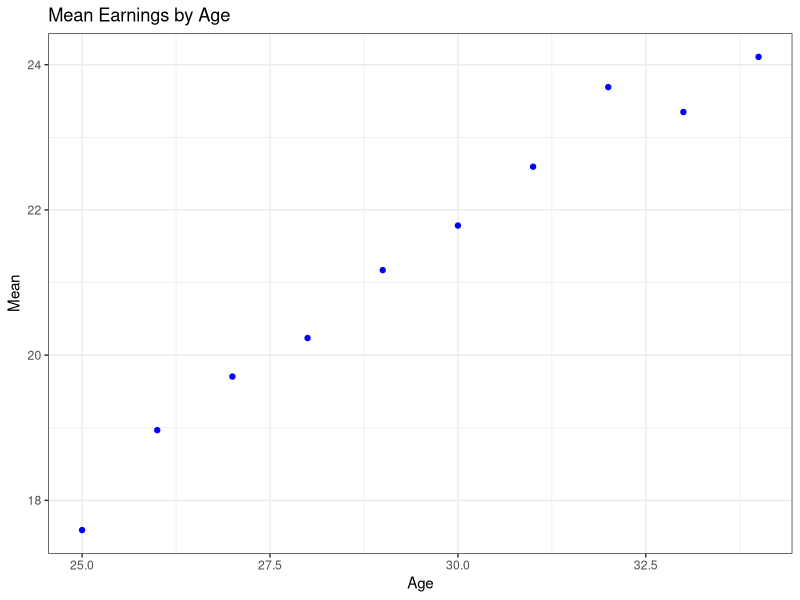
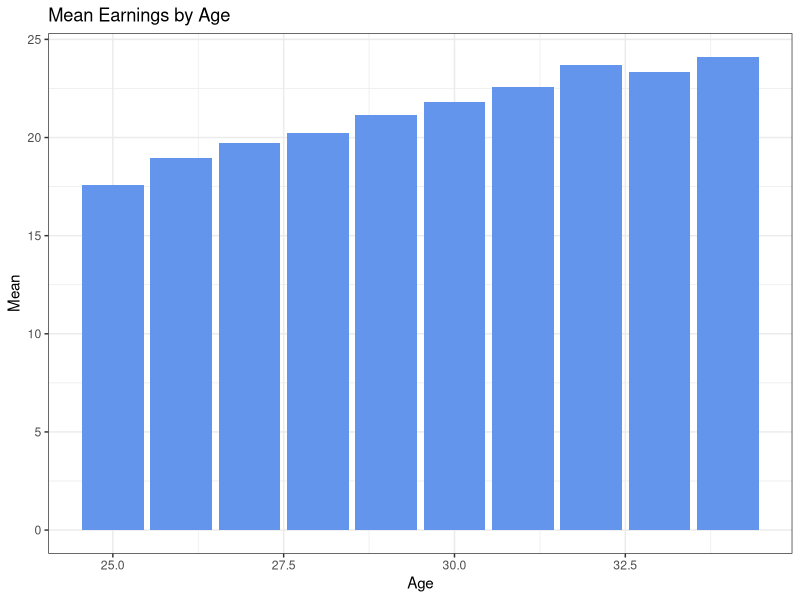
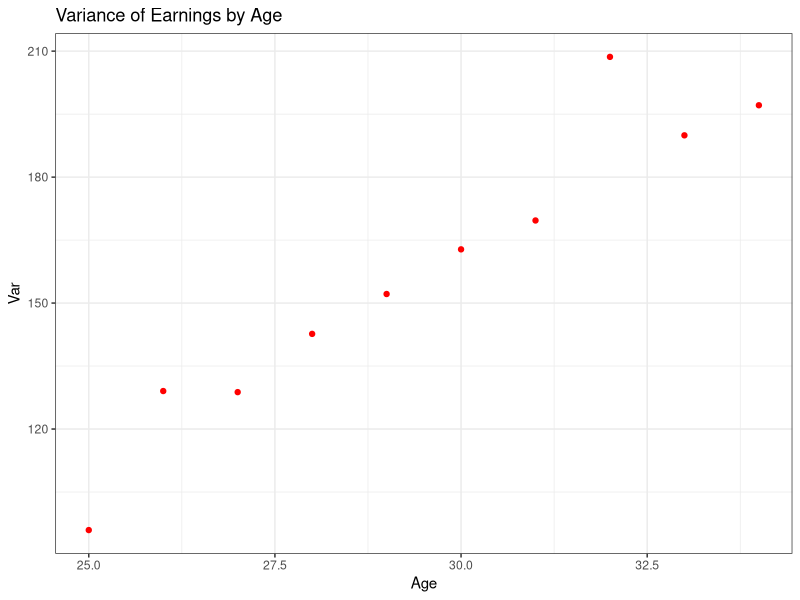

These figures' R source, in order:
# Set directory
# setwd("c:/R/workspace")  # Windows
# setwd("~/R/workspace")   # MacOS

# Load dataset
library(readxl)
df1 <- read_xlsx("Age_HourlyEarnings.xlsx",
                 col_names=TRUE,
                 skip=1,
                 trim_ws=TRUE)
View(df1)

# remove empty columns
df1 <- Filter(function(x)!all(is.na(x)), df1)
View(df1)

# remove empty rows by subsetting with the boolean returned by complete.cases
df1 <- df1[complete.cases(df1), ] 
View(df1)

# save cleaned data
save(df1, file = "Age_HourlyEarnings_clean_wide.RData")


# reshape data from wide to long form
library("tidyr")
df2 <- gather(df1, Age, Probability, -AHE)

# make sure Age is numeric or integer
df2$Age <- as.integer(df2$Age)


# Marginal Distribution
# add up the probabilities by Age

# using data in long format | copy-paste for all ages
sum(df2[df2$Age == 25,]$Probability)
sum(df2[df2$Age == 26,]$Probability)
sum(df2[df2$Age == 27,]$Probability)

# split/apply to compute by Age
sapply(split(df2, df2$Age), function(x) sum(x$Probability))

# using data in wide format is convenient to compute row/column sums:
colSums(df1[,names(df1) != "AHE"])
rowSums(df1[,names(df1) != "AHE"])

# create a spreadsheet with the sums:
d <- df1  # make a copy to preserve original dataframe

# append as column:
d$Total <- rowSums(df1[,names(df1) != "AHE"])

# append as row: add NA to the first column, for alignment
d <- rbind(d, c(NA, colSums(d[,names(d) != "AHE"])))
View(d)

# save data
library("writexl")
write_xlsx(df2, "Age_HourlyEarnings_clean_wide_sums.xlsx")

# define a weighted variance function | there is no way to unbias it because the information about the sample size is not available
weighted.variance <- function(x,w) sum(w*(x-weighted.mean(x,w))^2)/sum(w)

# Compute means by age | with dplyr:
library("dplyr")
df2 %>% group_by(Age) %>%
    summarise(Probability = sum(Probability)) -> df

df2 %>% group_by(Age) %>%
    summarise(Mean = weighted.mean(AHE, Probability)) %>%
    left_join(df, by = "Age") -> df

df2 %>% group_by(Age) %>%
    summarise(Var = weighted.variance(AHE, Probability)) %>%
    left_join(df, by = "Age") -> df

df %>% summarize(Mean = weighted.mean(Mean, Probability)) 

df %>% summarize(Var = weighted.mean(Var, Probability)/sum(Probability)) 


library("ggplot2")
library("scales")
dm <- df[c("Age", "Mean")]
ggplot(data=dm, aes(x=Age, y=Mean)) +
    geom_point(color="blue") +
    ggtitle("Mean Earnings by Age") +
    theme_bw()

# with barchart instead:
ggplot(data=df, aes(x=Age, y=Mean)) +
    geom_bar(stat="identity", fill="cornflowerblue") +
    ggtitle("Mean Earnings by Age") +
    theme_bw()

dv <- df[c("Age", "Var")]
ggplot(data=dv, aes(x=Age, y=Var)) +
    geom_point(color="red") +
    ggtitle("Variance of Earnings by Age") +
    theme_bw()

